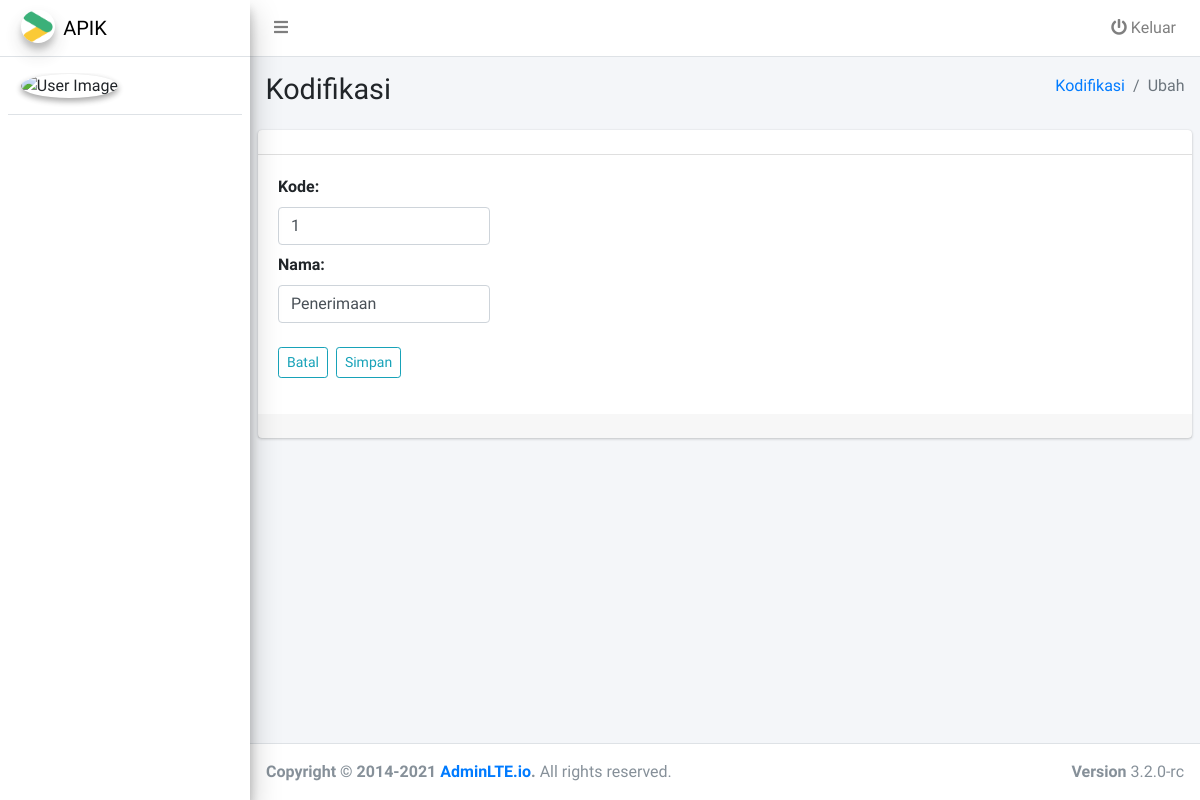
The app's page /kodifikasi/update/1, older data.
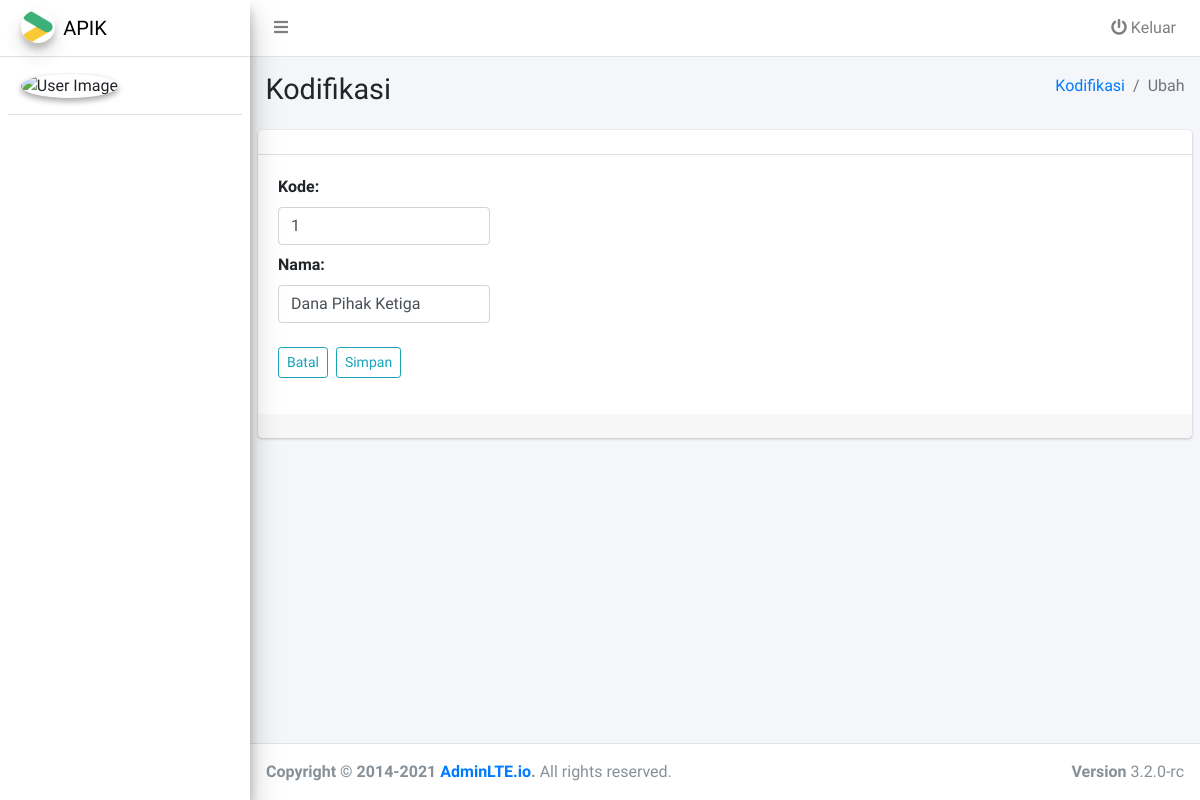
The same page, newer data.
### tables this page shows
CREATE TABLE `ref_kelompok` (
  `id` int(11) NOT NULL,
  `kode` varchar(1) DEFAULT NULL,
  `nama` varchar(64) DEFAULT NULL
);

### application/controllers/Kodifikasi.php (called while the page is built, shortened)
<?php
class Kodifikasi extends CI_Controller
{
    public function __construct()
    {
        $this->load->model('Ref_kelompok_model', 'ref_kelompok_m');
        $this->load->model('Ref_jenis_model', 'ref_jenis_m');
    }
    public function update($id)
    {
        $data['ref_kelompok'] = $this->ref_kelompok_m->getDetail($id);
        $this->load->view('template/header');
        $this->load->view('template/sidebar');
        $this->load->view('kodifikasi/update', $data);
        $this->load->view('template/footer');
    }
}

### index.php (called while the page is built, shortened)
<?php
require_once BASEPATH.'core/CodeIgniter.php';

### application/models/Ref_kelompok_model.php (called while the page is built, shortened)
<?php
class Ref_kelompok_model extends CI_Model
{
    protected $_table = 'ref_kelompok';
    public function getDetail($id)
    {
        return $this->db->get_where($this->_table, ['id' => $id])->row_array();
    }
}

### application/views/kodifikasi/update.php (the view, shortened to what this page needs)
<div class="content-wrapper">
    <section class="content-header">
        <div class="container-fluid">
            <div class="row mb-2">
                <div class="col-sm-6">
                    <h1>Kodifikasi</h1>
                </div>
                <div class="col-sm-6">
                    <ol class="breadcrumb float-sm-right">
                        <li class="breadcrumb-item"><a href="#">Kodifikasi</a></li>
                        <li class="breadcrumb-item active">Ubah</li>
                    </ol>
                </div>
            </div>
        </div>
    </section>
    <section class="content">
        <div class="card">
            <div class="card-header">
            </div>
            <div class="card-body">
                <form action="" method="post" autocomplete="off">
                    <div class="row">
                        <div class="col-lg-3">
                            <div class="form-group mb-2">
                                <label for="">Kode:</label>
                                <input type="text" name="kode" class="form-control <?= form_error('kode') ? 'is-invalid' : ''; ?>" value="<?= $ref_kelompok['kode']; ?>">
                            </div>
                            <div class="form-group mb-2">
                                <label for="">Nama:</label>
                                <input type="text" name="nama" class="form-control <?= form_error('nama') ? 'is-invalid' : ''; ?>" value="<?= $ref_kelompok['nama']; ?>">
                            </div>
                        </div>
                    </div>
                    <div class="row mt-3">
                        <div class="col">
                            <div class="form-group">
                                <a href="<?= base_url('kodifikasi'); ?>" class="btn btn-sm btn-outline-info">Batal</a>
                                <button type="submit" class="btn btn-sm btn-outline-info ml-1">Simpan</button>
                            </div>
                        </div>
                    </div>
                </form>
            </div>
            <div class="card-footer">
            </div>
        </div>
    </section>
</div>

Row changes from the older to the newer data that the page shows:
changed ref_kelompok: nama "Penerimaan" → "Dana Pihak Ketiga"
